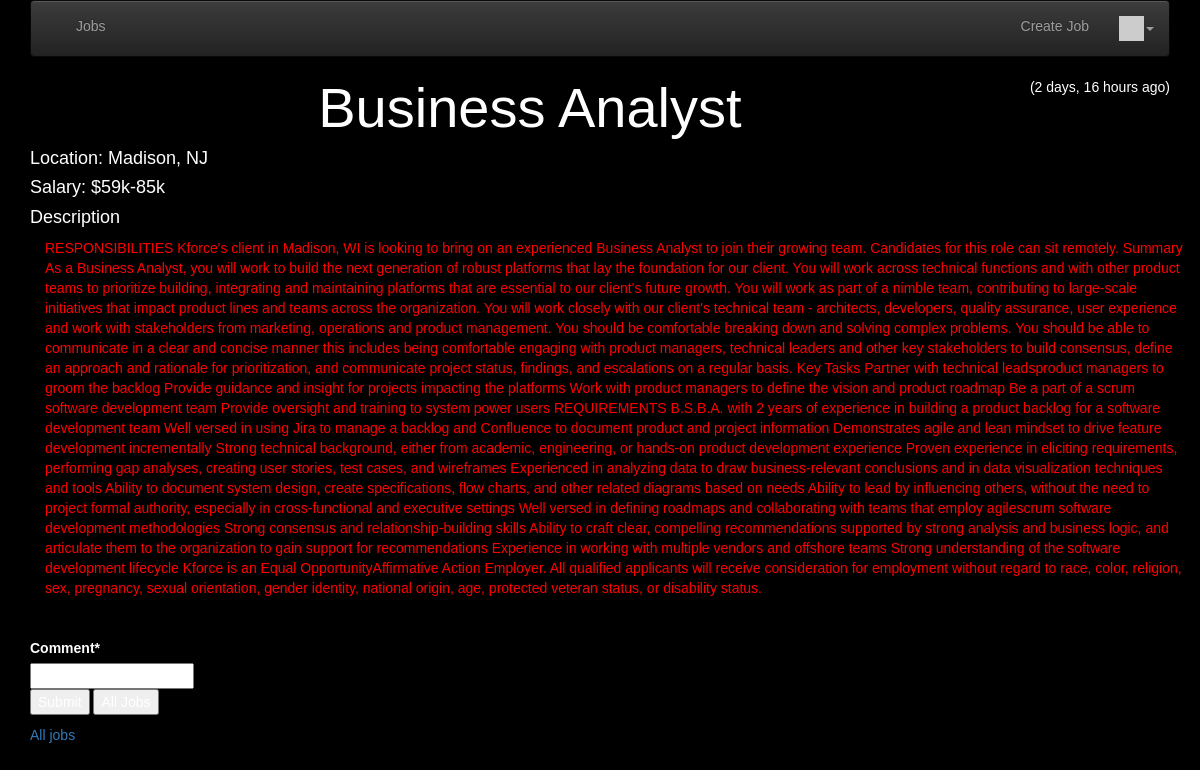
Page /job/200 (signed in) on the committed database.
### jobs/models.py (models this page shows, shortened)
class Job(models.Model) :
    title = models.CharField(
            max_length=200,
            validators=[MinLengthValidator(2, "Employer must be greater than 2 characters")]
    )
    employer = models.ForeignKey(Employer, on_delete=models.CASCADE,null=True)
    location = models.ForeignKey(Location, on_delete=models.CASCADE,null=True)
    salary_l = models.IntegerField(null=True)
    salary_h = models.IntegerField(null=True)
    description = models.TextField()
    owner = models.ForeignKey(settings.AUTH_USER_MODEL, on_delete=models.CASCADE,null=True)
    comments = models.ManyToManyField(settings.AUTH_USER_MODEL,
        through='Comment', related_name='comments_owned')
    created_at = models.DateTimeField(auto_now_add=True)
    updated_at = models.DateTimeField(auto_now=True)
    favorites = models.ManyToManyField(settings.AUTH_USER_MODEL,
        through='Fav', related_name='favorite_jobs')

class Location(models.Model) :
    name = models.CharField(
            max_length=200,
            validators=[MinLengthValidator(2, "Location must be greater than 2 characters")]
    )
    owner = models.ForeignKey(settings.AUTH_USER_MODEL, on_delete=models.CASCADE, null=True)
    def __str__(self) :
        return self.name

### jobs/views.py (the view)
# urls.py: path('job/<int:pk>', views.JobDetailView.as_view(), name='job_detail'),
class JobDetailView(OwnerDetailView):
    model = Job
    template_name = "jobs/job_detail.html"
    def get(self, request, pk) :
        x = Job.objects.get(id=pk)
        comments = Comment.objects.filter(job=x).order_by('-updated_at')
        comment_form = CommentForm()
        context = { 'job' : x, 'comments': comments, 'comment_form': comment_form }
        return render(request, self.template_name, context)

### jobs/forms.py
class CommentForm(forms.Form):
    comment = forms.CharField(required=True, max_length=500, min_length=3, strip=True)

### homepage/context_processors.py (called while the page is built)
def settings(request):
    return {
        'settings': django_settings,
    }

### homepage/templatetags/app_tags.py (called while the page is built)
@register.filter(name='gravatar')
def gravatar(user, size=35):
    email = str(user.email.strip().lower()).encode('utf-8')
    email_hash = md5(email).hexdigest()
    url = "//www.gravatar.com/avatar/{0}?s={1}&d=identicon&r=PG"
    return url.format(email_hash, size)

### jobs/templates/jobs/job_detail.html (shortened to what this page needs)
{% extends "base_menu.html" %}
{% load humanize %}
{% block head %}
<link rel="stylesheet" href="{% url 'jobs:static' 'bootstrap.css' %}">
{% endblock %}
{% block content %}
<span style="float: right;">
({{ job.updated_at|naturaltime }})
</span>
<h2>{{ job.title }}</h21>
<br>
<h4>Location: {{ job.location }}</h4>
<h4>Salary: ${{ job.salary_l }}k-{{ job.salary_h }}k</h4>
<h4 >Description</h4>
<div id='description' class='container'>
  <div class="row">
      <div class='col-lg-12' >
        <p>{{job.description|safe}}</p>
      </div>
  </div>
</div>
<p>
{% if user %}
<br clear="all"/>
<p>
{% load crispy_forms_tags %}
<form method="post" action="{% url 'jobs:job_comment_create' job.id %}">
    {{ comment_form|crispy }}
<input type="submit" value="Submit">
<input type="submit" value="All Jobs" onclick="window.location.href='{% url 'jobs:all' %}';return false;">
</form>
</p>
{% endif %}
</p>
<p>
<a href="{% url 'jobs:all' %}">All jobs</a>
</p>
{% endblock %}

### rows in the picture
Job: updated_at "2 days, 16 hours ago", title "Business Analyst", location "Madison, NJ", salary_l "59", salary_h "85", description "RESPONSIBILITIES Kforce's client in Madison, WI is looking to bring on an experienced Business Analyst to join their growing team. Candidates for this role can sit remotely. Summary As a Business Analyst, you will work to build the next generation of robust platforms that lay the foundation for our client. You will work across technical functions and with other product teams to prioritize building, integrating and maintaining platforms that are essential to our client's future growth. You will work as part of a nimble team, contributing to large-scale initiatives that impact product lines and teams across the organization. You will work closely with our client's technical team - architects,…"
